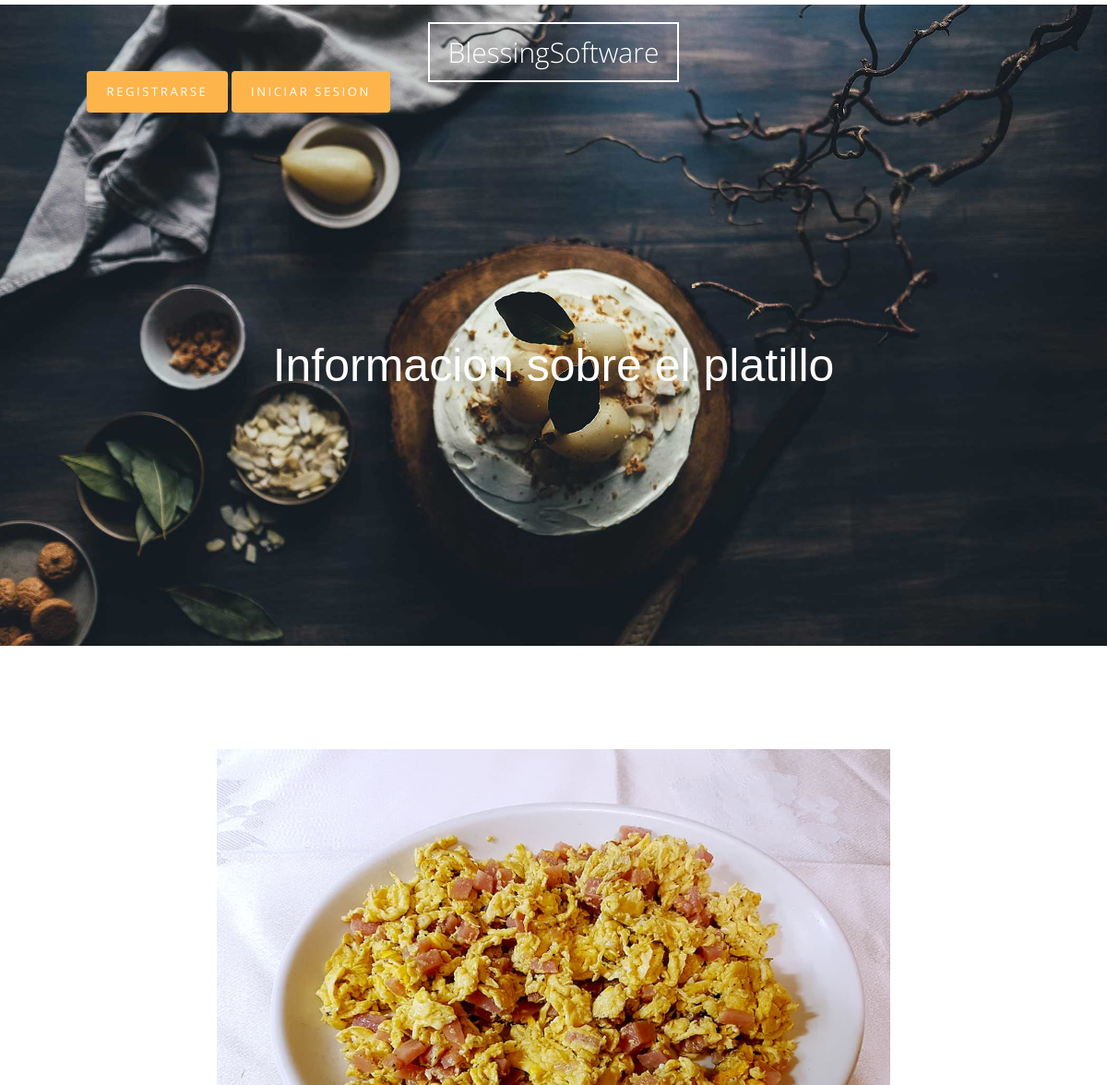
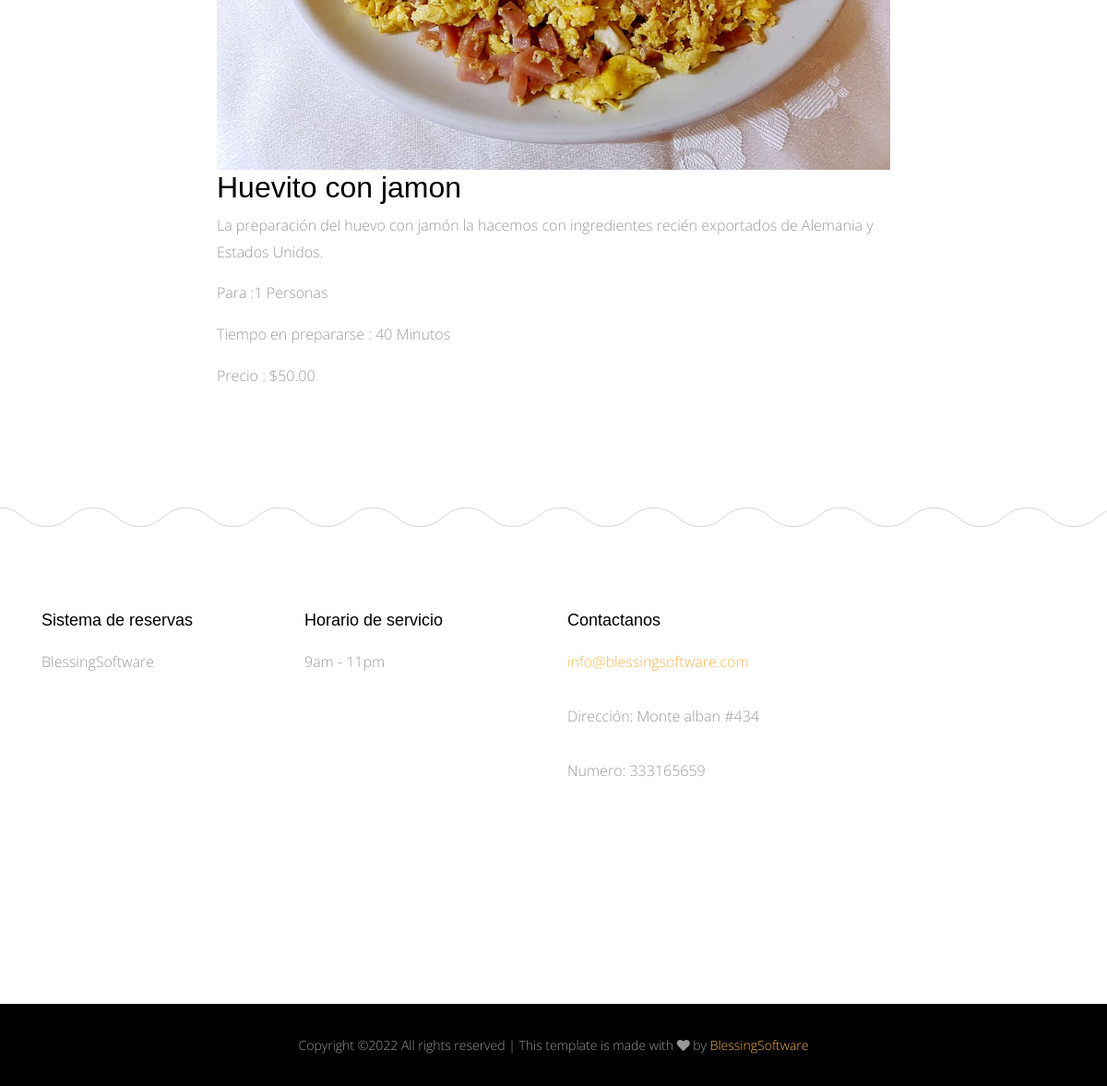
Page /meals/Huevo_con_jamon on the committed database (2 pictures, top to bottom).
### meals/models.py (models this page shows, shortened)
class Meals(models.Model):
    name = models.CharField(max_length=50)
    description = models.TextField(max_length=500)
    category = models.ForeignKey('Category' , on_delete=models.SET_NULL , null=True)
    people = models.IntegerField()
    price = models.DecimalField(max_digits=5 , decimal_places=2)
    preperation_time =models.IntegerField()
    image = models.ImageField(upload_to='meals/')
    slug = models.SlugField(blank=True, null=True)
    class Meta:
        verbose_name = 'platillo'
        verbose_name_plural = 'platillos'
    def __str__(self):
        return self.name

### meals/views.py (the view)
# urls.py: path('<slug:slug>' , views.meal_detail , name='meal_detail')
def meal_detail(request , slug):
    meal_detail = Meals.objects.get(slug=slug)
    context = {'meal_detail' : meal_detail}
    return render(request , 'Meals/detail.html' , context)

### meals/templates/Meals/detail.html
{% extends 'base.html' %}
{% load static %}
{% block body %}
      <div class="main-wrap">
        <div class="cover_1">
          <div class="img_bg" style="background-image: url({% static 'site_static/img/slider-1.jpg' %});
          height: 70vh;" data-stellar-background-ratio="0.5">
            <div class="container">
              <div class="row align-items-center">
                <div class="col-md-12" data-aos="fade-up" align="center">
                  <h2 class="heading">Informacion sobre el platillo
                  </h2>
                </div>
              </div>
            </div>
          </div>
        </div>
        <div class="section">
          <div class="container">
            <div class="row justify-content-center">
              <div class="col-md-8" data-aos="fade-up">
                    <img class="meal_img" src="{{meal_detail.image.url}}" alt="">
                    <h2>{{meal_detail}}</h2>
                    <p>{{meal_detail.description}}</p>
                    <p>Para :{{meal_detail.people}} Personas</p>
                    <p>Tiempo en prepararse : {{meal_detail.preperation_time}} Minutos</p>
                    <p>Precio : ${{meal_detail.price}} </p>
              </div>
            </div>
          </div>
        </div>
      </div>
      {% endblock body %}

### static/site_static/css/style.css (style rules this page uses)
html { overflow-x: hidden; }
body { background: #fff; font-family: "Open Sans", cursive; font-size: 16px; line-height: 1.8; font-weight: 300; color: #999999; }
h1, h2, h3, h4, h5 { color: #000; font-family: "Playfair Display", Arial, sans-serif; }
.section { padding: 7em 0; }
.cover_1 { position: relative; }
.cover_1 .img_bg { background-repeat: no-repeat; background-size: cover !important; background-position: center center; }
.cover_1 .img_bg, .cover_1 .img_bg > .container > .row { min-height: 700px; height: 100vh; }
.cover_1 .heading { color: white; font-weight: 300; font-size: 30px; line-height: 1.5; }
@media (min-width: 768px) { .cover_1 .heading { font-size: 50px; line-height: 1.5; } }
.meal_img { width: 100% !important ; }

### rows in the picture
Meals: image (picture), name "Huevito con jamon", description "La preparación del huevo con jamón la hacemos con ingredientes recién exportados de Alemania y Estados Unidos.", people "1", preperation_time "40", price "50.00"
